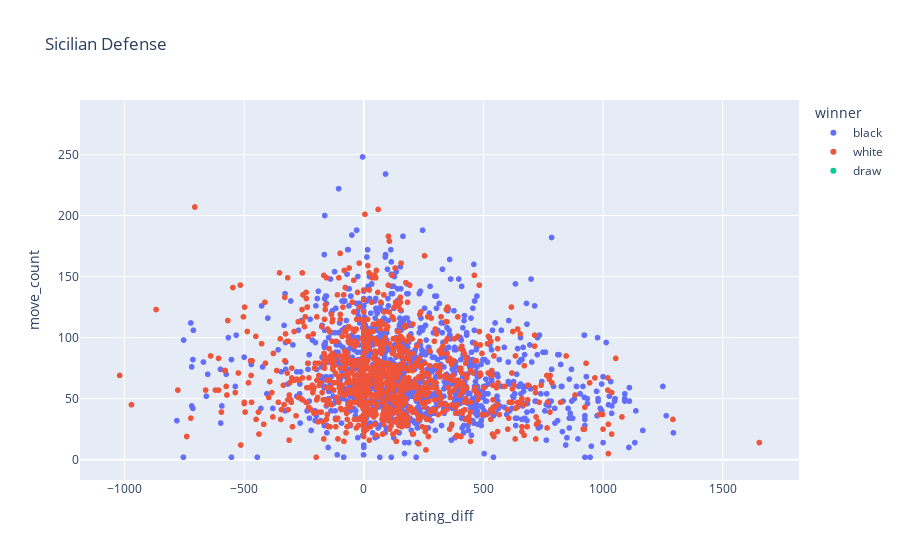
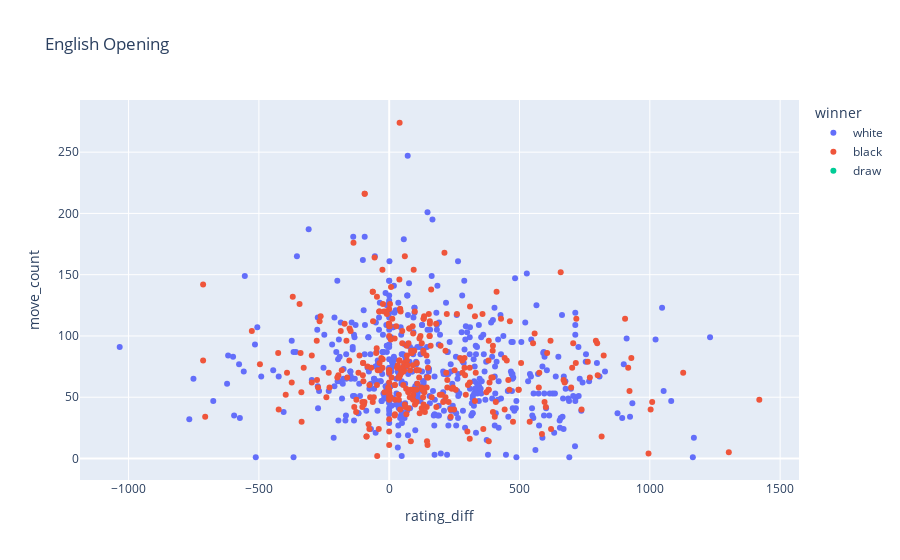
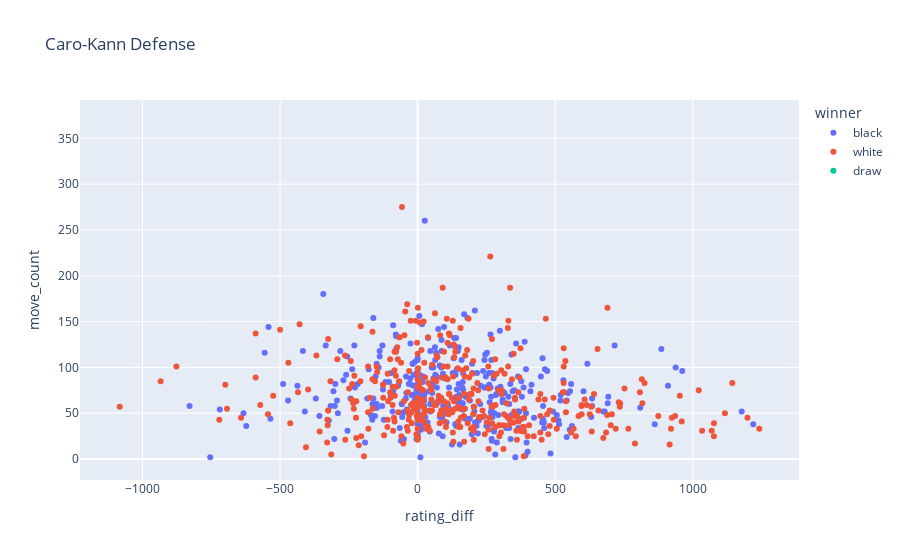
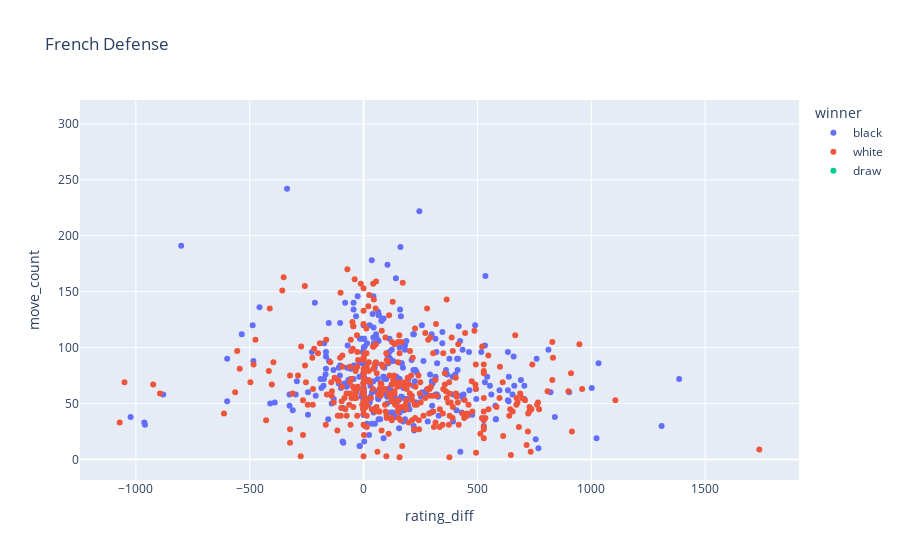

The cell these charts' notebook holds for them, in order:
### Markdown cell above
### Viz 6 ###

We also wanted to see whether there was any relation between a game's move count and the skill gap between its players. The thought here was that it seems reasonable to suspect that unbalanced games would be short, with the better player overpowering the worse player quickly or the worse player getting lucky and winning quickly, while more even games would take more moves. 

#### Plot construction: ####

### Code cell
import plotly.express as px

# group the dataframe with the openings we want to analyze by openings
clean_opening_groups = df_top_openings.groupby('clean_opening')

# iterate over top openings, pull group of rows associated with each opening, build scatter for each one
for item in top_openings: 
    grouped_df = clean_opening_groups.get_group(item)
    figure = px.scatter(grouped_df, x = 'rating_diff', y = 'move_count', color = 'winner', title = f'{item}')
    figure.show()

### Figure 1 — Plotly figure (JSON) as saved in the notebook; plotly's stock layout.template omitted (floating-point values rounded to 4 significant figures; data arrays with more than 128 entries replaced by an {"elided": "..."} marker saying what was removed)
{"data": [{"hovertemplate": "winner=black<br>rating_diff=%{x}<br>move_count=%{y}<extra></extra>", "legendgroup": "black", "marker": {"color": "#636efa", "symbol": "circle"}, "mode": "markers", "name": "black", "showlegend": true, "type": "scattergl", "x": {"elided": "1263 int values"}, "xaxis": "x", "y": {"elided": "1263 int values"}, "yaxis": "y"}, {"hovertemplate": "winner=white<br>rating_diff=%{x}<br>move_count=%{y}<extra></extra>", "legendgroup": "white", "marker": {"color": "#EF553B", "symbol": "circle"}, "mode": "markers", "name": "white", "showlegend": true, "type": "scattergl", "x": {"elided": "1094 int values"}, "xaxis": "x", "y": {"elided": "1094 int values"}, "yaxis": "y"}, {"hovertemplate": "winner=draw<br>rating_diff=%{x}<br>move_count=%{y}<extra></extra>", "legendgroup": "draw", "marker": {"color": "#00cc96", "symbol": "circle"}, "mode": "markers", "name": "draw", "showlegend": true, "type": "scattergl", "x": {"elided": "341 null values"}, "xaxis": "x", "y": {"elided": "341 int values"}, "yaxis": "y"}], "layout": {"legend": {"title": {"text": "winner"}, "tracegroupgap": 0}, "title": {"text": "Sicilian Defense"}, "xaxis": {"anchor": "y", "domain": [0, 1], "title": {"text": "rating_diff"}}, "yaxis": {"anchor": "x", "domain": [0, 1], "title": {"text": "move_count"}}}}

### Figure 2 — Plotly figure (JSON) as saved in the notebook; plotly's stock layout.template omitted (floating-point values rounded to 4 significant figures; data arrays with more than 128 entries replaced by an {"elided": "..."} marker saying what was removed)
{"data": [{"hovertemplate": "winner=white<br>rating_diff=%{x}<br>move_count=%{y}<extra></extra>", "legendgroup": "white", "marker": {"color": "#636efa", "symbol": "circle"}, "mode": "markers", "name": "white", "orientation": "v", "showlegend": true, "type": "scatter", "x": {"elided": "492 int values"}, "xaxis": "x", "y": {"elided": "492 int values"}, "yaxis": "y"}, {"hovertemplate": "winner=black<br>rating_diff=%{x}<br>move_count=%{y}<extra></extra>", "legendgroup": "black", "marker": {"color": "#EF553B", "symbol": "circle"}, "mode": "markers", "name": "black", "orientation": "v", "showlegend": true, "type": "scatter", "x": {"elided": "319 int values"}, "xaxis": "x", "y": {"elided": "319 int values"}, "yaxis": "y"}, {"hovertemplate": "winner=draw<br>rating_diff=%{x}<br>move_count=%{y}<extra></extra>", "legendgroup": "draw", "marker": {"color": "#00cc96", "symbol": "circle"}, "mode": "markers", "name": "draw", "orientation": "v", "showlegend": true, "type": "scatter", "x": {"elided": "138 null values"}, "xaxis": "x", "y": {"elided": "138 int values"}, "yaxis": "y"}], "layout": {"legend": {"title": {"text": "winner"}, "tracegroupgap": 0}, "title": {"text": "English Opening"}, "xaxis": {"anchor": "y", "domain": [0, 1], "title": {"text": "rating_diff"}}, "yaxis": {"anchor": "x", "domain": [0, 1], "title": {"text": "move_count"}}}}

### Figure 3 — Plotly figure (JSON) as saved in the notebook; plotly's stock layout.template omitted (floating-point values rounded to 4 significant figures; data arrays with more than 128 entries replaced by an {"elided": "..."} marker saying what was removed)
{"data": [{"hovertemplate": "winner=black<br>rating_diff=%{x}<br>move_count=%{y}<extra></extra>", "legendgroup": "black", "marker": {"color": "#636efa", "symbol": "circle"}, "mode": "markers", "name": "black", "orientation": "v", "showlegend": true, "type": "scatter", "x": {"elided": "367 int values"}, "xaxis": "x", "y": {"elided": "367 int values"}, "yaxis": "y"}, {"hovertemplate": "winner=white<br>rating_diff=%{x}<br>move_count=%{y}<extra></extra>", "legendgroup": "white", "marker": {"color": "#EF553B", "symbol": "circle"}, "mode": "markers", "name": "white", "orientation": "v", "showlegend": true, "type": "scatter", "x": {"elided": "392 int values"}, "xaxis": "x", "y": {"elided": "392 int values"}, "yaxis": "y"}, {"hovertemplate": "winner=draw<br>rating_diff=%{x}<br>move_count=%{y}<extra></extra>", "legendgroup": "draw", "marker": {"color": "#00cc96", "symbol": "circle"}, "mode": "markers", "name": "draw", "orientation": "v", "showlegend": true, "type": "scatter", "x": [null, null, null, null, null, null, null, null, null, null, null, null, null, null, null, null, null, null, null, null, null, null, null, null, null, null, null, null, null, null, null, null, null, null, null, null, null, null, null, null, null, null, null, null, null, null, null, null, null, null, null, null, null, null, null, null, null, null, null, null, null, null, null, null, null, null, null, null, null, null, null, null, null, null, null, null, null, null, null, null, null, null, null, null, null, null, null, null, null, null, null, null, null, null, null, null, null, null, null, null, null, null, null, null, null, null, null, null, null, null], "xaxis": "x", "y": [29, 40, 29, 91, 85, 114, 46, 131, 367, 79, 105, 76, 60, 149, 136, 69, 82, 147, 118, 44, 51, 48, 122, 101, 202, 150, 69, 86, 103, 135, 82, 76, 126, 8, 142, 149, 69, 90, 7, 249, 126, 133, 66, 126, 38, 80, 133, 148, 60, 45, 102, 95, 136, 101, 157, 128, 59, 96, 91, 206, 93, 129, 128, 137, 72, 99, 106, 31, 54, 56, 77, 76, 69, 82, 61, 68, 67, 20, 42, 152, 163, 68, 51, 9, 21, 87, 162, 66, 88, 162, 102, 177, 231, 133, 123, 89, 26, 77, 69, 54, 68, 120, 2, 93, 118, 155, 44, 154, 96, 5], "yaxis": "y"}], "layout": {"legend": {"title": {"text": "winner"}, "tracegroupgap": 0}, "title": {"text": "Caro-Kann Defense"}, "xaxis": {"anchor": "y", "domain": [0, 1], "title": {"text": "rating_diff"}}, "yaxis": {"anchor": "x", "domain": [0, 1], "title": {"text": "move_count"}}}}

### Figure 4 — Plotly figure (JSON) as saved in the notebook; plotly's stock layout.template omitted (floating-point values rounded to 4 significant figures; data arrays with more than 128 entries replaced by an {"elided": "..."} marker saying what was removed)
{"data": [{"hovertemplate": "winner=black<br>rating_diff=%{x}<br>move_count=%{y}<extra></extra>", "legendgroup": "black", "marker": {"color": "#636efa", "symbol": "circle"}, "mode": "markers", "name": "black", "orientation": "v", "showlegend": true, "type": "scatter", "x": {"elided": "315 int values"}, "xaxis": "x", "y": {"elided": "315 int values"}, "yaxis": "y"}, {"hovertemplate": "winner=white<br>rating_diff=%{x}<br>move_count=%{y}<extra></extra>", "legendgroup": "white", "marker": {"color": "#EF553B", "symbol": "circle"}, "mode": "markers", "name": "white", "orientation": "v", "showlegend": true, "type": "scatter", "x": {"elided": "373 int values"}, "xaxis": "x", "y": {"elided": "373 int values"}, "yaxis": "y"}, {"hovertemplate": "winner=draw<br>rating_diff=%{x}<br>move_count=%{y}<extra></extra>", "legendgroup": "draw", "marker": {"color": "#00cc96", "symbol": "circle"}, "mode": "markers", "name": "draw", "orientation": "v", "showlegend": true, "type": "scatter", "x": [null, null, null, null, null, null, null, null, null, null, null, null, null, null, null, null, null, null, null, null, null, null, null, null, null, null, null, null, null, null, null, null, null, null, null, null, null, null, null, null, null, null, null, null, null, null, null, null, null, null, null, null, null, null, null, null, null, null, null, null, null, null, null, null, null, null, null, null, null, null, null, null, null, null, null, null, null, null, null, null, null, null, null, null, null, null, null, null, null, null, null, null, null, null, null, null, null, null, null, null, null, null, null, null, null, null, null, null, null, null, null, null, null, null, null, null, null, null, null, null], "xaxis": "x", "y": [108, 86, 68, 59, 24, 104, 73, 51, 44, 42, 92, 65, 57, 117, 138, 93, 134, 149, 22, 35, 56, 32, 65, 60, 15, 70, 74, 159, 125, 44, 27, 181, 100, 95, 54, 74, 129, 144, 129, 182, 78, 71, 27, 88, 57, 87, 193, 208, 58, 120, 103, 51, 108, 55, 182, 115, 63, 71, 150, 241, 35, 30, 111, 70, 7, 90, 66, 53, 54, 128, 167, 72, 150, 65, 30, 44, 58, 66, 51, 52, 3, 94, 8, 15, 65, 60, 76, 63, 79, 52, 97, 69, 91, 104, 144, 151, 100, 58, 55, 106, 160, 111, 92, 56, 133, 71, 6, 69, 67, 93, 236, 97, 104, 49, 56, 99, 85, 58, 33, 49], "yaxis": "y"}], "layout": {"legend": {"title": {"text": "winner"}, "tracegroupgap": 0}, "title": {"text": "French Defense"}, "xaxis": {"anchor": "y", "domain": [0, 1], "title": {"text": "rating_diff"}}, "yaxis": {"anchor": "x", "domain": [0, 1], "title": {"text": "move_count"}}}}
